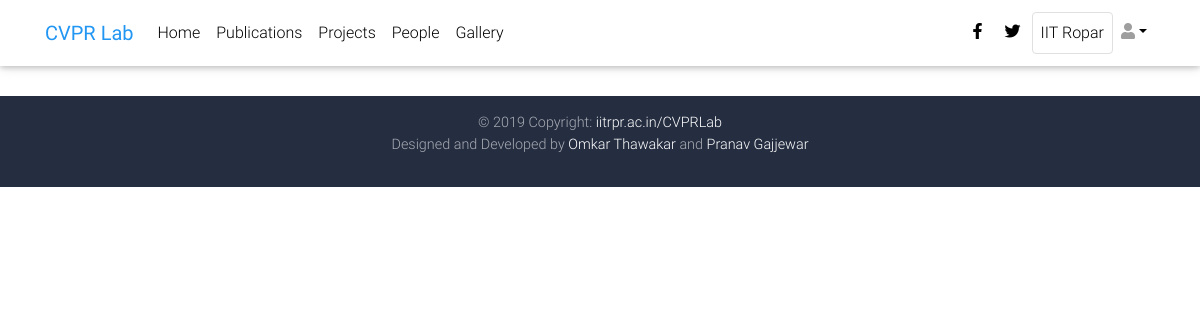
Before: /publications/ with the older database file.
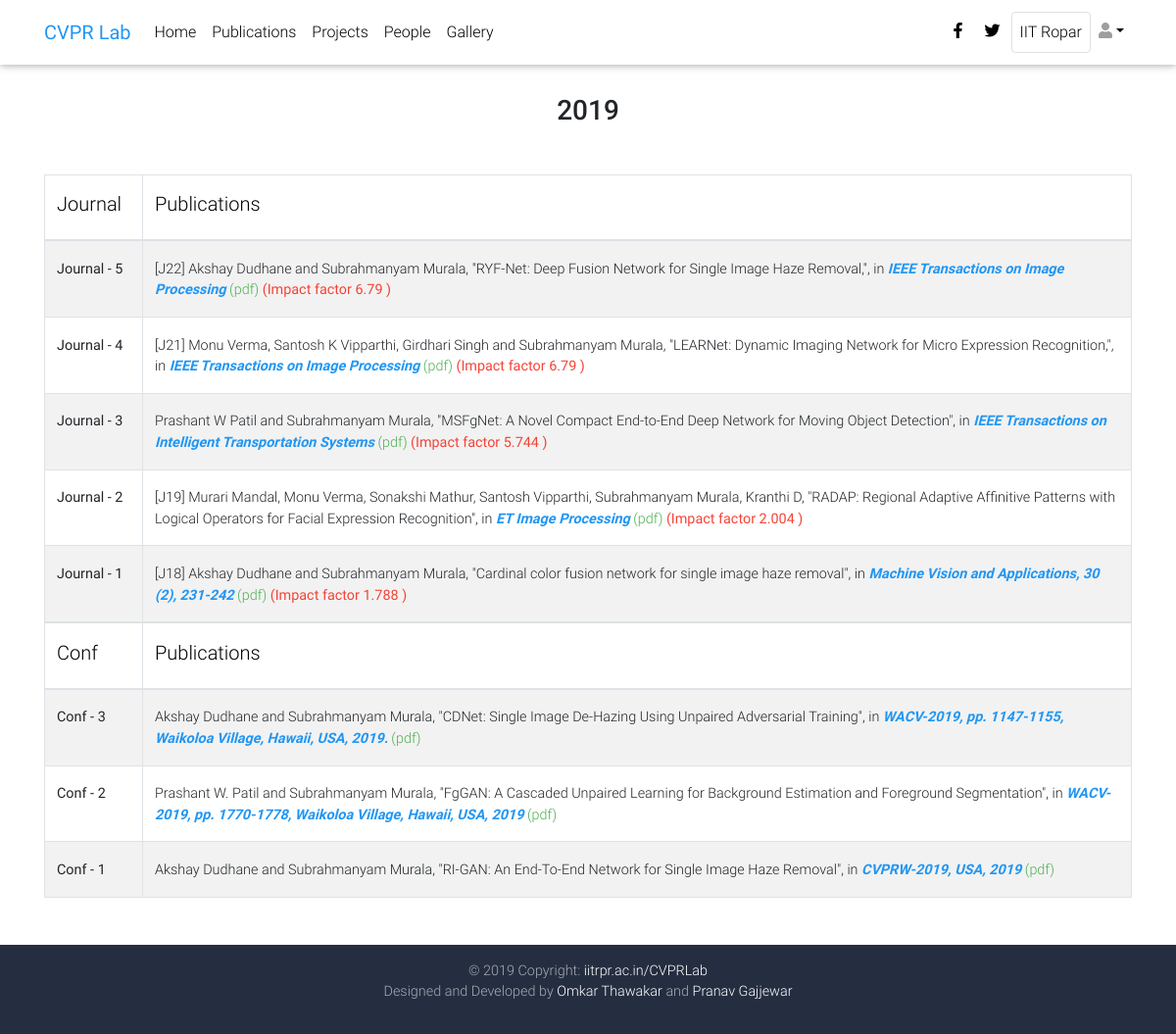
After: the same page with the newer database file.
### labsite/models.py (models this page shows, shortened)
class Publication(models.Model):
    title = models.CharField(max_length=500)
    authors = models.CharField(max_length=500)
    type = models.CharField(max_length=100, choices=[('Conf', 'Conference'), ('Journal', 'Journal')])
    publisher = models.CharField(max_length=100)
    date = models.DateField(default=datetime.datetime.now)
    pdf = models.CharField(max_length=1000, blank=True, default='')
    code = models.CharField(max_length=1000, blank=True, default='')
    impact_factor = models.FloatField(max_length=5, blank=True, default='')

### labsite/views.py (the view)
# urls.py: url(r'^publications/$', views.publications, name='publications'),
def publications(request):
    pubs = Publication.objects.all().order_by('-date')
    total_conf = Publication.objects.filter(type='Conf').count()
    total_journal = Publication.objects.filter(type='Journal').count()
    year_wise = {}
    for pub in pubs:
        key = str(pub.date.year)
        if key not in year_wise.keys():
            year_wise[key] = {'Journal':[], 'Conf':[]}
            if pub.type == 'Conf':
                year_wise[key]['Conf'].append({'pub':pub,'num':total_conf})
                total_conf-=1
            else:
                year_wise[key]['Journal'].append({'pub':pub,'num':total_journal})
                total_journal-=1
        else:
            if pub.type == 'Conf':
                year_wise[key]['Conf'].append({'pub':pub,'num':total_conf})
                total_conf-=1
            else:
                year_wise[key]['Journal'].append({'pub':pub,'num':total_journal})
                total_journal-=1
    return render(request, template_name='labsite/publications.html', context={'year_wise': year_wise})

### labsite/templates/labsite/publications.html
{% extends 'labsite/base.html' %}
{% load static %}
{% block content %}
    <main class="mt-5 pt-5">
            {% for year, pubs in year_wise.items %}
                <div class="container">
                <h1 class="h3 text-center mb-5">{{ year }}</h1>
                {% for type_,publications in pubs.items %}
                <div vlass="'row">
                          <table class="table table-bordered table-striped mb-0">
                            <thead>
                              <tr>
                                <th scope="col" width="100px"><h5 class="black-text">{{ type_ }}</h5></th>
                                <th scope="col"><h5 class="black-text">Publications</h5></th>
                              </tr>
                            </thead>
                            <tbody>
                            {% for pub in publications %}
                              <tr>
                                <th scope="row">{{ pub.pub.type }} - {{ pub.num }}</th>
                                {% if pub.pub.type == 'Journal' %}
                                    <td >
                                    {{ pub.pub.authors }} "{{ pub.pub.title }}", in <i class="blue-text font-weight-bold">{{ pub.pub.publisher }}</i>{{ pub.pub.year }}<a class="green-text" href="{{ pub.pub.pdf }}"> (pdf)</a> <b class="red-text"> (Impact factor {{ pub.pub.impact_factor }} )</b>
                                    </td>
                                {% else %}
                                    <td >
                                    {{ pub.pub.authors }} "{{ pub.pub.title }}", in <i class="blue-text font-weight-bold">{{ pub.pub.publisher }}</i>{{ pub.pub.year }}<a class="green-text" href="{{ pub.pub.pdf }}"> (pdf)</a>
                                    </td>
                                {% endif %}
                              </tr>
                            {% endfor %}
                            </tbody>
                          </table>
                </div>
                {% endfor %}
                <br>
                </div>
                <br>
            {% endfor %}
    </main>
{% endblock %}

Changed rows visible on the page:
added Publication: pub.type "Journal", num "5", pub.authors "[J22] Akshay Dudhane and Subrahmanyam Murala,", pub "RYF-Net: Deep Fusion Network for Single Image Haze Removal,", pub.publisher "IEEE Transactions on Image Processing", pub.impact_factor "6.79"
added Publication: pub.type "Journal", num "4", pub.authors "[J21] Monu Verma, Santosh K Vipparthi, Girdhari Singh and Subrahmanyam Murala,", pub "LEARNet: Dynamic Imaging Network for Micro Expression Recognition,", pub.publisher "IEEE Transactions on Image Processing", pub.impact_factor "6.79"
added Publication: pub.type "Journal", num "3", pub.authors "Prashant W Patil and Subrahmanyam Murala,", pub "MSFgNet: A Novel Compact End-to-End Deep Network for Moving Object Detection", pub.publisher "IEEE Transactions on Intelligent Transportation Systems", pub.impact_factor "5.744"
added Publication: pub.type "Journal", num "2", pub.authors "[J19] Murari Mandal, Monu Verma, Sonakshi Mathur, Santosh Vipparthi, Subrahmanyam Murala, Kranthi D,", pub "RADAP: Regional Adaptive Affinitive Patterns with Logical Operators for Facial Expression Recognition", pub.publisher "ET Image Processing", pub.impact_factor "2.004"
added Publication: pub.type "Journal", num "1", pub.authors "[J18] Akshay Dudhane and Subrahmanyam Murala,", pub "Cardinal color fusion network for single image haze removal", pub.publisher "Machine Vision and Applications, 30 (2), 231-242", pub.impact_factor "1.788"
added Publication: pub.type "Conf", num "3", pub.authors "Akshay Dudhane and Subrahmanyam Murala,", pub "CDNet: Single Image De-Hazing Using Unpaired Adversarial Training", pub.publisher "WACV-2019, pp. 1147-1155, Waikoloa Village, Hawaii, USA, 2019."
added Publication: pub.type "Conf", num "2", pub.authors "Prashant W. Patil and Subrahmanyam Murala,", pub "FgGAN: A Cascaded Unpaired Learning for Background Estimation and Foreground Segmentation", pub.publisher "WACV-2019, pp. 1770-1778, Waikoloa Village, Hawaii, USA, 2019"
added Publication: pub.type "Conf", num "1", pub.authors "Akshay Dudhane and Subrahmanyam Murala,", pub "RI-GAN: An End-To-End Network for Single Image Haze Removal", pub.publisher "CVPRW-2019, USA, 2019"
Other visible differences:
new list line: "2019 Journal Publications Conf Publications"
